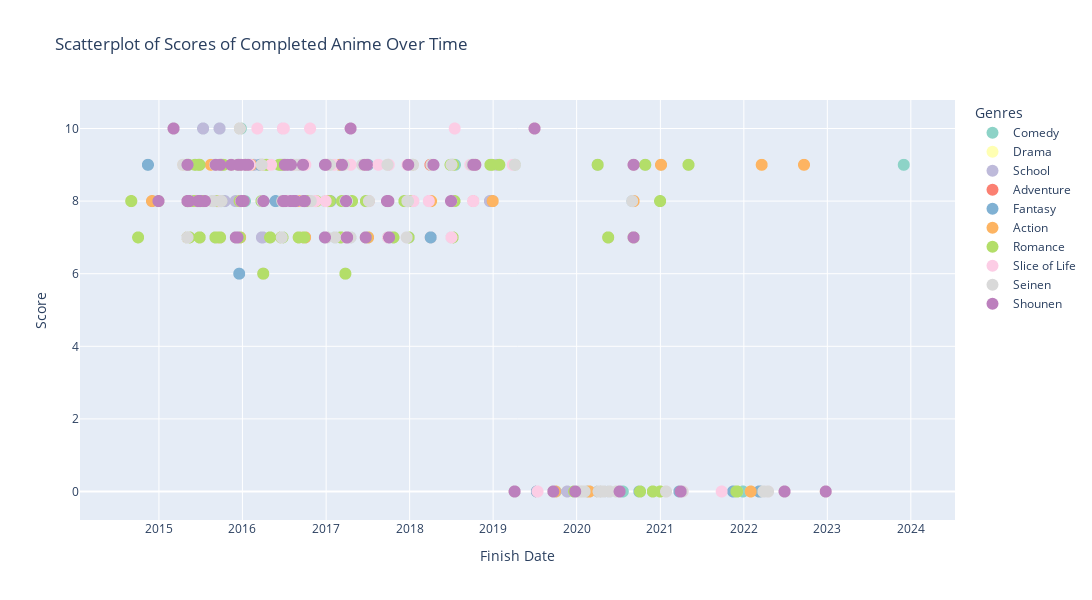

The code cell stored with this chart in its notebook:
### Code cell
import plotly.express as px

# Filter out the top genres
df_filtered = df[df['Genres'].isin(top_genres)]
df["Genres Combined"] = df.groupby('Title')['Genres'].transform(lambda x: ', '.join(x.unique()))

# Create the scatter plot
fig = px.scatter(df_filtered,
                 x='FinishDate', 
                 y='Score',
                 color='Genres',
                 hover_data={'Title': True, 'Genres Combined': True, 'Genres':False},  # Show combined genres on hover
                 title='Scatterplot of Scores of Completed Anime Over Time',
                 color_discrete_sequence=px.colors.qualitative.Set3)

# Increase dot size
fig.update_traces(marker=dict(size=12))  # Adjust size to your preference

# Update layout
fig.update_layout(
    xaxis_title='Finish Date',
    yaxis_title='Score',
    legend_title='Genres',
    height=600,
    width=1200,
    xaxis=dict(
        tickmode='linear',
        dtick='M12',  # Set tick interval to 1 year
        tickformat='%Y'  # Format ticks as years
    )
)

fig.show()
